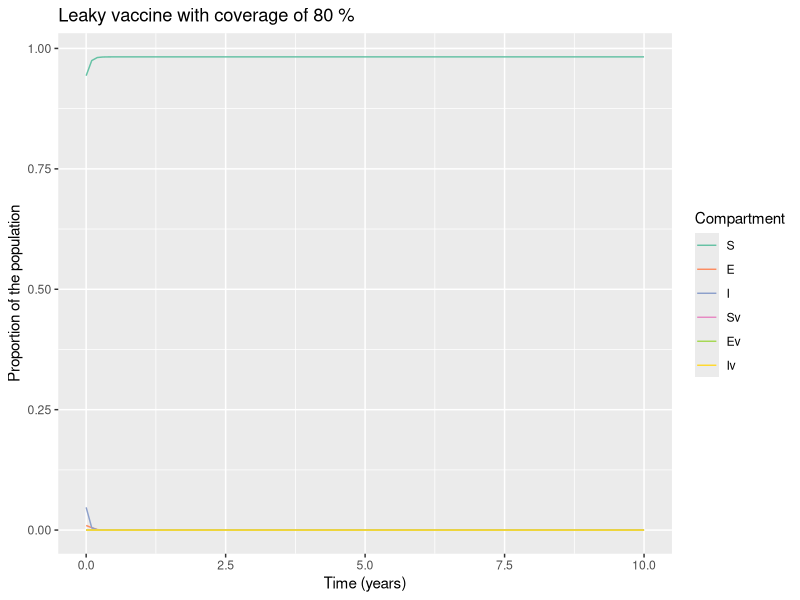

Write R code to recreate this figure.
# LOAD THE PACKAGES:
library(deSolve)
library(reshape2)
library(ggplot2)

# MODEL INPUTS:

initial_state_values <- c(S = 1000000,
                          E = 10000,        
                          I = 50000,        
                          Sv = 0,      
                          Ev = 0,
                          Iv = 0)      

# Parameters
#R0= 1.68 (beta/delta)
parameters <- c(beta = 0.0276*365,     # the infection rate in units of years^-1
                delta = 0.0164*365,     # the latency period in units of years^-1
                c_s = 0,       # the reduction in the force of infection
                # acting on those vaccinated
                c_i = 0,# the reduction in the infectivity of vaccinated infected people  
                u = 0.05*365,#death rate in units of years^-1
                a = (1/42)*365, #cull due to infection in units of years^-1
                b = 0.05*365, #birth rate in units of years^-1
                vc = 0) # vaccine coverage    

# TIMESTEPS:

# Sequence of timesteps to solve the model at
times <- seq(from = 0, to = 10, by =0.1)#from 0 to 20 years, daily intervalS
# MODEL FUNCTION: 

vaccine_model <- function(time, state, parameters) {  
  
  with(as.list(c(state, parameters)), {    
    
    # Defining lambda as a function of beta and E:
    N <- S + E + I + Sv + Ev + Iv
    lambda <- beta * I/N + c_i * beta * Iv/N 
    # the Ev compartment gets c_i times less infected than the E compartment
   
    
    # The differential equations
    dS <- -lambda * S - u * S  - vc * S + (b * N * (1-vc))           
    dE <- lambda * S - delta * E - u * E - vc * E
    dI <- delta * E - a * I - u * I  
    dSv <- -c_s * lambda * Sv - u * Sv + vc * S  + b * N * vc            
    dEv <- c_s * lambda * Sv - delta * Ev - u * Ev + vc * E
    dIv <- delta * Ev - a * Iv - u * Iv
    
    return(list(c(dS, dE, dI, dSv, dEv,dIv))) 
  })
  
}

# MODEL OUTPUT:

# Solving the differential equations using the ode integration algorithm
output <- as.data.frame(ode(y = initial_state_values, 
                            times = times, 
                            func = vaccine_model,
                            parms = parameters))

# PLOT THE OUTPUT

# turn output dataset into long format
output_long <- melt(as.data.frame(output), id = "time")

# Adding a column for the prevalence proportion to the long-format output
output_long$prevalence <- output_long$value/sum(initial_state_values)

# Plot the number in each compartment over time
ggplot(data = output_long,                                               
       aes(x = time, y = prevalence, colour = variable, group = variable)) +  
  geom_line() +                                                          
  xlab("Time (years)")+                                                   
  ylab("Proportion of the population") +
  labs(title = paste("Leaky vaccine with coverage of", 80, "%"), 
       colour = "Compartment") +
  scale_colour_brewer(palette = "Set2")
